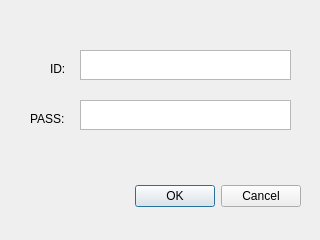
<?xml version="1.0" encoding="UTF-8"?>
<ui version="4.0">
 <class>DialogSignup</class>
 <widget class="QDialog" name="DialogSignup">
  <property name="geometry">
   <rect>
    <x>0</x>
    <y>0</y>
    <width>320</width>
    <height>240</height>
   </rect>
  </property>
  <property name="minimumSize">
   <size>
    <width>320</width>
    <height>240</height>
   </size>
  </property>
  <property name="maximumSize">
   <size>
    <width>320</width>
    <height>240</height>
   </size>
  </property>
  <property name="windowTitle">
   <string>login</string>
  </property>
  <widget class="QDialogButtonBox" name="buttonBox">
   <property name="geometry">
    <rect>
     <x>0</x>
     <y>180</y>
     <width>301</width>
     <height>32</height>
    </rect>
   </property>
   <property name="orientation">
    <enum>Qt::Horizontal</enum>
   </property>
   <property name="standardButtons">
    <set>QDialogButtonBox::Cancel|QDialogButtonBox::Ok</set>
   </property>
  </widget>
  <widget class="QTextEdit" name="usernameEdit">
   <property name="geometry">
    <rect>
     <x>80</x>
     <y>50</y>
     <width>211</width>
     <height>30</height>
    </rect>
   </property>
   <property name="inputMethodHints">
    <set>Qt::ImhDigitsOnly</set>
   </property>
  </widget>
  <widget class="QTextEdit" name="passwordEdit">
   <property name="geometry">
    <rect>
     <x>80</x>
     <y>100</y>
     <width>211</width>
     <height>30</height>
    </rect>
   </property>
   <property name="inputMethodHints">
    <set>Qt::ImhHiddenText</set>
   </property>
  </widget>
  <widget class="QLabel" name="label">
   <property name="geometry">
    <rect>
     <x>50</x>
     <y>60</y>
     <width>30</width>
     <height>17</height>
    </rect>
   </property>
   <property name="text">
    <string>ID:</string>
   </property>
  </widget>
  <widget class="QLabel" name="label_2">
   <property name="geometry">
    <rect>
     <x>30</x>
     <y>110</y>
     <width>40</width>
     <height>17</height>
    </rect>
   </property>
   <property name="text">
    <string>PASS:</string>
   </property>
  </widget>
 </widget>
 <resources/>
 <connections>
  <connection>
   <sender>buttonBox</sender>
   <signal>rejected()</signal>
   <receiver>DialogSignup</receiver>
   <slot>reject()</slot>
   <hints>
    <hint type="sourcelabel">
     <x>316</x>
     <y>260</y>
    </hint>
    <hint type="destinationlabel">
     <x>286</x>
     <y>274</y>
    </hint>
   </hints>
  </connection>
  <connection>
   <sender>buttonBox</sender>
   <signal>accepted()</signal>
   <receiver>DialogSignup</receiver>
   <slot>accept()</slot>
   <hints>
    <hint type="sourcelabel">
     <x>248</x>
     <y>254</y>
    </hint>
    <hint type="destinationlabel">
     <x>157</x>
     <y>274</y>
    </hint>
   </hints>
  </connection>
 </connections>
</ui>
